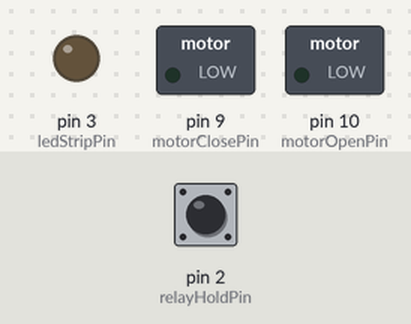
The sketch below on a simulated Arduino Uno, built with avr-gcc and run on an emulated ATmega328P. Parts: switched loads named in the sketch (green lamp = pin HIGH), output pins drawn as LEDs (lit = HIGH). Dashed ring = blinking. The test bench sets the inputs (shaded band); at power-on: pin 2 (relayHoldPin) HIGH.

Above: at 1.2 s.
1.3 s: pin 2 (relayHoldPin) pulled LOW for 0.15 s
At 2.9 s:
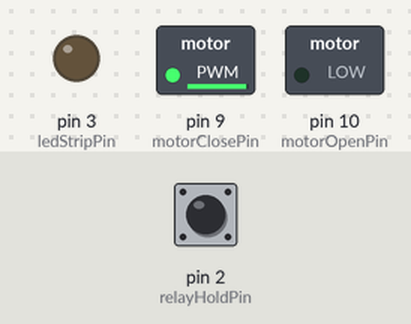
4.3 s: pin 2 (relayHoldPin) pulled LOW for 3.2 s
At 5.75 s:
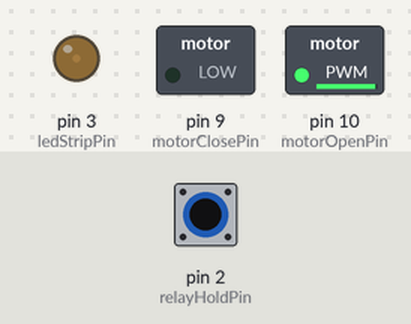
9.0 s: pin 2 (relayHoldPin) pulled LOW for 1 s
At 12.8 s:
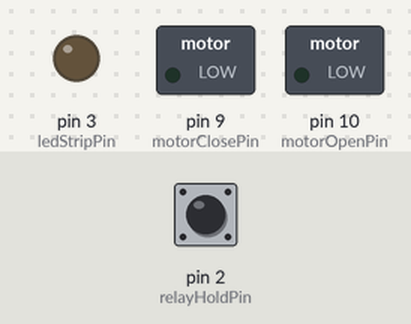
Timing chart, 0 to 14.3 s (numbered marks = the images above; inputs shaded):
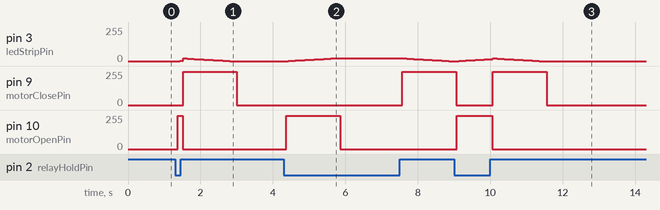

The sketch:

tulip_code_button_support.ino
```cpp
#include <Arduino.h>

// ================== CONFIG ==================

// Pins
const uint8_t motorOpenPin  = 10;   // PWM for OPEN direction
const uint8_t motorClosePin = 9;    // PWM for CLOSE direction
const uint8_t ledStripPin   = 3;    // LED strip (PWM)

// Reuse old MAX485 DE/RE pin as relay/button input
const uint8_t relayHoldPin  = 2;    // Relay COM->GND, NO->D2 (active LOW)

// Motor speeds (0..255)
const uint8_t openSpeed  = 250;
const uint8_t closeSpeed = 250;

// Timings (ms)
const unsigned long openTimeMs   = 1500;
const unsigned long closeTimeMs  = 1500;
const unsigned long ledRampMs    = 1300;
const unsigned long deadTimeMs   = 10;

// LED brightness (0..120 scale)
const int ledMinBrightness = 0;
const int ledMaxBrightness = 20;
const int ledPeak          = 20;   // target brightness while "open"

// Debounce
const unsigned long debounceMs = 60;

// ================== STATE ==================
enum Phase { CLOSED_IDLE, OPEN_RAMP, OPEN_HOLD, CLOSE_RAMP };
Phase phase = CLOSED_IDLE;

unsigned long phaseStart = 0;
int currentLed = ledMinBrightness;

// ================== HELPERS ==================
static inline void stopMotor() {
  analogWrite(motorOpenPin,  0);
  analogWrite(motorClosePin, 0);
}

static inline void motorOpenOn() {
  analogWrite(motorClosePin, 0);
  delayMicroseconds((unsigned int)(deadTimeMs * 1000UL));
  analogWrite(motorOpenPin, openSpeed);
}

static inline void motorCloseOn() {
  analogWrite(motorOpenPin, 0);
  delayMicroseconds((unsigned int)(deadTimeMs * 1000UL));
  analogWrite(motorClosePin, closeSpeed);
}

static inline void setLed(int v) {
  if (v < ledMinBrightness) v = ledMinBrightness;
  if (v > ledMaxBrightness) v = ledMaxBrightness;
  currentLed = v;
  analogWrite(ledStripPin, currentLed);
}

// Linear ramp helper: compute LED level for elapsed time
static inline int rampValue(int from, int to, unsigned long elapsed, unsigned long rampMs) {
  if (rampMs == 0 || elapsed >= rampMs) return to;
  long delta = (long)to - (long)from;
  long val = (long)from + (delta * (long)elapsed) / (long)rampMs;
  return (int)val;
}

// Debounced stable read of relay (active LOW with INPUT_PULLUP)
static inline bool relayPressedStable() {
  static bool lastRead = true;          // HIGH = not pressed
  static bool stable   = true;
  static unsigned long lastChangeAt = 0;

  bool r = digitalRead(relayHoldPin);
  unsigned long now = millis();

  if (r != lastRead) {
    lastRead = r;
    lastChangeAt = now;
  }

  if (now - lastChangeAt >= debounceMs) {
    stable = r;
  }

  return (stable == LOW); // pressed
}

// ================== SETUP ==================
void setup() {
  pinMode(motorOpenPin,  OUTPUT);
  pinMode(motorClosePin, OUTPUT);
  pinMode(ledStripPin,   OUTPUT);

  pinMode(relayHoldPin, INPUT_PULLUP);

  stopMotor();
  setLed(ledMinBrightness);

  phase = CLOSED_IDLE;
  phaseStart = millis();
}

// ================== LOOP (non-blocking state machine) ==================
void loop() {
  const unsigned long now = millis();
  const bool wantOpen = relayPressedStable();

  switch (phase) {
    case CLOSED_IDLE:
      // Ensure fully closed: motor off, LED off
      stopMotor();
      if (currentLed != ledMinBrightness) setLed(ledMinBrightness);

      if (wantOpen) {
        // Start opening + ramp up
        motorOpenOn();
        phase = OPEN_RAMP;
        phaseStart = now;
      }
      break;

    case OPEN_RAMP: {
      // Ramp 0 -> ledPeak within min(ledRampMs, openTimeMs)
      const unsigned long rampDur = (ledRampMs < openTimeMs) ? ledRampMs : openTimeMs;
      const unsigned long elapsed = now - phaseStart;

      setLed(rampValue(ledMinBrightness, ledPeak, elapsed, rampDur));

      // If relay released early, abort opening and start closing immediately
      if (!wantOpen) {
        stopMotor();
        motorCloseOn();
        phase = CLOSE_RAMP;
        phaseStart = now;
        break;
      }

      // End OPEN motor precisely at openTimeMs, then hold open
      if (elapsed >= openTimeMs) {
        stopMotor();
        phase = OPEN_HOLD;
        phaseStart = now;
        // ensure LED ends exactly at ledPeak
        if (currentLed != ledPeak) setLed(ledPeak);
      }
      break;
    }

    case OPEN_HOLD:
      // Keep LED at ledPeak while relay is ON
      if (currentLed != ledPeak) setLed(ledPeak);

      if (!wantOpen) {
        // Start closing + ramp down
        motorCloseOn();
        phase = CLOSE_RAMP;
        phaseStart = now;
      }
      break;

    case CLOSE_RAMP: {
      // Ramp ledPeak -> 0 within min(ledRampMs, closeTimeMs)
      const unsigned long rampDur = (ledRampMs < closeTimeMs) ? ledRampMs : closeTimeMs;
      const unsigned long elapsed = now - phaseStart;

      setLed(rampValue(ledPeak, ledMinBrightness, elapsed, rampDur));

      // If relay pressed again mid-close, reverse immediately to opening
      if (wantOpen) {
        stopMotor();
        motorOpenOn();
        phase = OPEN_RAMP;
        phaseStart = now;
        break;
      }

      if (elapsed >= closeTimeMs) {
        stopMotor();
        setLed(ledMinBrightness);
        phase = CLOSED_IDLE;
        phaseStart = now;
      }
      break;
    }
  }
}
```

Measured:
- after the input at 1.3 s, pin 3 (ledStripPin): rises from 0/255 to 20/255 in 0.09 s, then falls to 0/255 in 1.3 s; pin 9 (motorClosePin): 0/255 → 250/255 after 0.22 s, → 0/255 1.5 s later; pin 10 (motorOpenPin): 0/255 → 250/255 after 0.07 s, → 0/255 0.14 s later
- after the input at 4.3 s, pin 3 (ledStripPin): rises from 0/255 to 20/255 in 1.2 s, then falls to 0/255 in 3.2 s; pin 9 (motorClosePin): 0/255 → 250/255 after 3.3 s; pin 10 (motorOpenPin): 0/255 → 250/255 after 0.07 s, → 0/255 1.5 s later
- after the input at 9.0 s, pin 3 (ledStripPin): rises from 0/255 to 20/255 in 0.95 s, then falls to 0/255 in 1.3 s; pin 10 (motorOpenPin): 0/255 → 250/255 after 0.07 s, → 0/255 0.99 s later
